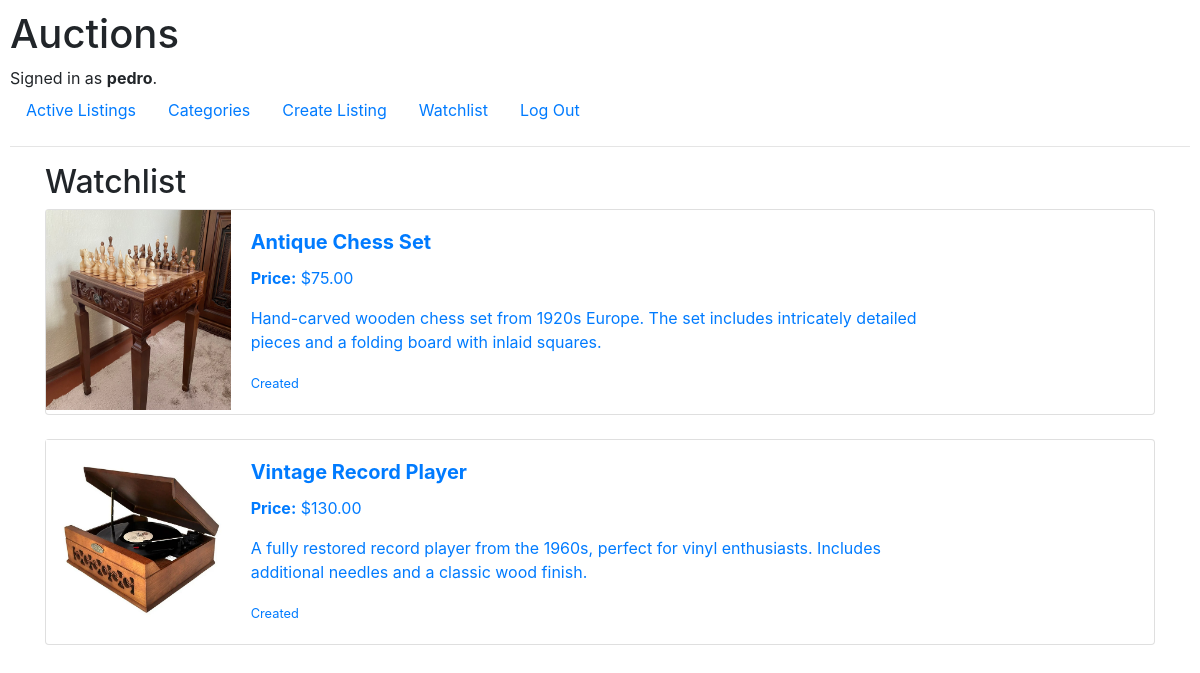
Page /watchlist (signed in) on the earlier database version.
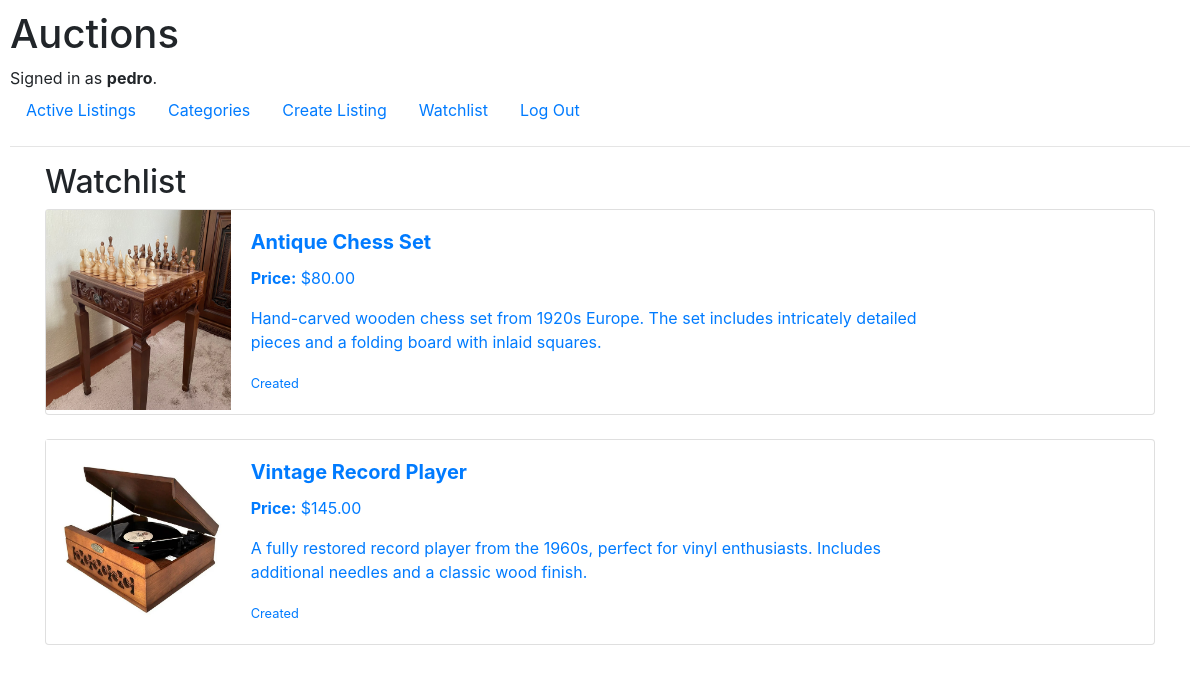
Same page on the later database version.
### auctions/models.py (models this page shows)
class AuctionListing(models.Model):
    name = models.CharField(max_length=100)
    description = models.TextField()
    current_bid = models.DecimalField(max_digits=10, decimal_places=2)
    photo = models.ImageField(upload_to='listings/', null=True, blank=True)
    datetime_submitted = models.DateTimeField(auto_now_add=True)
    category = models.ForeignKey(Category, on_delete=models.CASCADE)
    listed_by = models.ForeignKey(User, on_delete=models.CASCADE, related_name="listings")
    is_active = models.BooleanField(default=True)
    winning_user = models.ForeignKey(User, null=True, blank=True, on_delete=models.SET_NULL, related_name="winning_listings")
    def __str__(self):
        return self.name

### auctions/views.py (the view)
# urls.py: path("watchlist", views.watchlist, name="watchlist"),
@login_required
def watchlist(request):
    listings = AuctionListing.objects.filter(watchlist__user=request.user)
    return render(request, 'auctions/watchlist.html', {
        'watchlist': listings
    })

### auctions/templates/auctions/watchlist.html
{% extends "auctions/layout.html" %}
{% block body %}
    <h2>Watchlist</h2>
    {% if watchlist %}
        <div class="row">
            {% for listing in watchlist %}
                <a href="{% url 'listing_details' listing.id %}" class="text-decoration-none">
                    <div class="col-12 mb-4">
                        <div class="card h-100">
                            <div class="row no-gutters">
                                <div class="col-lg-2 col-md-4">
                                    <img src="{{ listing.photo.url }}" alt="{{ listing }}" width="100%" height="200px">
                                </div>
                                <div class="col-md-8">
                                    <div class="card-body">
                                        <h5 class="card-title"><strong>{{ listing }}</strong></h5>
                                        <p><strong>Price:</strong> ${{ listing.current_bid }}</p>
                                        <p>{{ listing.description }}</p>
                                        <small>Created {{ listing.datetime_submited }}</small>
                                    </div>
                                </div>
                            </div>
                        </div>
                    </div>
                </a>
            {% endfor %}
        </div>
    {% else %}
        <p>You don't have any listing in your watchlist.</p>
    {% endif %}
{% endblock body %}

Differences in the rows shown:
changed AuctionListing "Antique Chess Set": current_bid "75.00" → "80.00"
changed AuctionListing "Vintage Record Player": current_bid "130.00" → "145.00"
